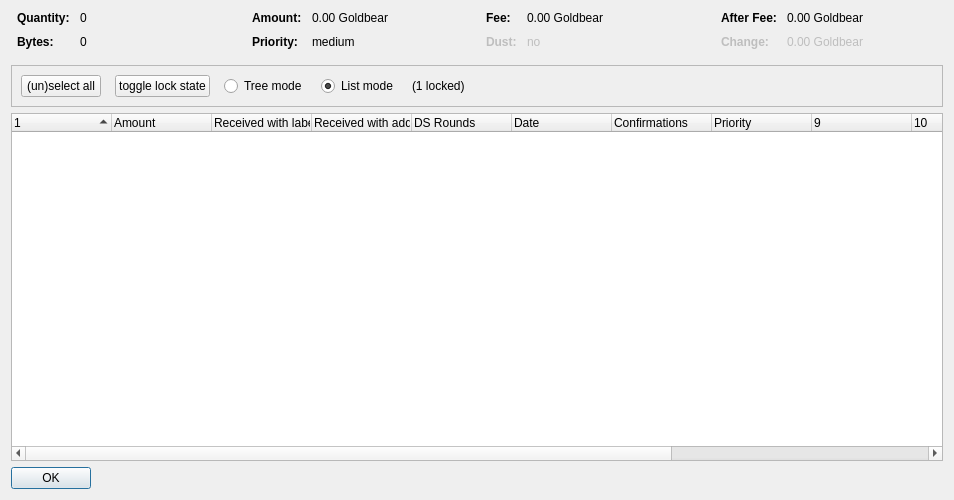
<?xml version="1.0" encoding="UTF-8"?>
<ui version="4.0">
 <class>CoinControlDialog</class>
 <widget class="QDialog" name="CoinControlDialog">
  <property name="geometry">
   <rect>
    <x>0</x>
    <y>0</y>
    <width>954</width>
    <height>500</height>
   </rect>
  </property>
  <property name="windowTitle">
   <string>Coin Selection</string>
  </property>
  <layout class="QVBoxLayout" name="verticalLayout">
   <item>
    <layout class="QHBoxLayout" name="horizontalLayoutTop" stretch="0,0,0,0">
     <property name="topMargin">
      <number>0</number>
     </property>
     <property name="bottomMargin">
      <number>10</number>
     </property>
     <item>
      <layout class="QFormLayout" name="formLayoutCoinControl1">
       <property name="horizontalSpacing">
        <number>10</number>
       </property>
       <property name="verticalSpacing">
        <number>10</number>
       </property>
       <property name="leftMargin">
        <number>6</number>
       </property>
       <property name="rightMargin">
        <number>6</number>
       </property>
       <item row="0" column="0">
        <widget class="QLabel" name="labelCoinControlQuantityText">
         <property name="font">
          <font>
           <weight>75</weight>
           <bold>true</bold>
          </font>
         </property>
         <property name="text">
          <string>Quantity:</string>
         </property>
        </widget>
       </item>
       <item row="0" column="1">
        <widget class="QLabel" name="labelCoinControlQuantity">
         <property name="cursor">
          <cursorShape>IBeamCursor</cursorShape>
         </property>
         <property name="contextMenuPolicy">
          <enum>Qt::ActionsContextMenu</enum>
         </property>
         <property name="text">
          <string notr="true">0</string>
         </property>
         <property name="textInteractionFlags">
          <set>Qt::LinksAccessibleByMouse|Qt::TextSelectableByKeyboard|Qt::TextSelectableByMouse</set>
         </property>
        </widget>
       </item>
       <item row="1" column="0">
        <widget class="QLabel" name="labelCoinControlBytesText">
         <property name="font">
          <font>
           <weight>75</weight>
           <bold>true</bold>
          </font>
         </property>
         <property name="text">
          <string>Bytes:</string>
         </property>
        </widget>
       </item>
       <item row="1" column="1">
        <widget class="QLabel" name="labelCoinControlBytes">
         <property name="cursor">
          <cursorShape>IBeamCursor</cursorShape>
         </property>
         <property name="contextMenuPolicy">
          <enum>Qt::ActionsContextMenu</enum>
         </property>
         <property name="text">
          <string notr="true">0</string>
         </property>
         <property name="textInteractionFlags">
          <set>Qt::LinksAccessibleByMouse|Qt::TextSelectableByKeyboard|Qt::TextSelectableByMouse</set>
         </property>
        </widget>
       </item>
      </layout>
     </item>
     <item>
      <layout class="QFormLayout" name="formLayoutCoinControl2">
       <property name="horizontalSpacing">
        <number>10</number>
       </property>
       <property name="verticalSpacing">
        <number>10</number>
       </property>
       <property name="leftMargin">
        <number>6</number>
       </property>
       <property name="rightMargin">
        <number>6</number>
       </property>
       <item row="0" column="0">
        <widget class="QLabel" name="labelCoinControlAmountText">
         <property name="font">
          <font>
           <weight>75</weight>
           <bold>true</bold>
          </font>
         </property>
         <property name="text">
          <string>Amount:</string>
         </property>
        </widget>
       </item>
       <item row="0" column="1">
        <widget class="QLabel" name="labelCoinControlAmount">
         <property name="cursor">
          <cursorShape>IBeamCursor</cursorShape>
         </property>
         <property name="contextMenuPolicy">
          <enum>Qt::ActionsContextMenu</enum>
         </property>
         <property name="text">
          <string notr="true">0.00 Goldbear</string>
         </property>
         <property name="textInteractionFlags">
          <set>Qt::LinksAccessibleByMouse|Qt::TextSelectableByKeyboard|Qt::TextSelectableByMouse</set>
         </property>
        </widget>
       </item>
       <item row="1" column="0">
        <widget class="QLabel" name="labelCoinControlPriorityText">
         <property name="font">
          <font>
           <weight>75</weight>
           <bold>true</bold>
          </font>
         </property>
         <property name="text">
          <string>Priority:</string>
         </property>
        </widget>
       </item>
       <item row="1" column="1">
        <widget class="QLabel" name="labelCoinControlPriority">
         <property name="cursor">
          <cursorShape>IBeamCursor</cursorShape>
         </property>
         <property name="contextMenuPolicy">
          <enum>Qt::ActionsContextMenu</enum>
         </property>
         <property name="text">
          <string>medium</string>
         </property>
         <property name="textInteractionFlags">
          <set>Qt::LinksAccessibleByMouse|Qt::TextSelectableByKeyboard|Qt::TextSelectableByMouse</set>
         </property>
        </widget>
       </item>
      </layout>
     </item>
     <item>
      <layout class="QFormLayout" name="formLayoutCoinControl3">
       <property name="horizontalSpacing">
        <number>10</number>
       </property>
       <property name="verticalSpacing">
        <number>10</number>
       </property>
       <property name="leftMargin">
        <number>6</number>
       </property>
       <property name="rightMargin">
        <number>6</number>
       </property>
       <item row="0" column="0">
        <widget class="QLabel" name="labelCoinControlFeeText">
         <property name="font">
          <font>
           <weight>75</weight>
           <bold>true</bold>
          </font>
         </property>
         <property name="text">
          <string>Fee:</string>
         </property>
        </widget>
       </item>
       <item row="0" column="1">
        <widget class="QLabel" name="labelCoinControlFee">
         <property name="cursor">
          <cursorShape>IBeamCursor</cursorShape>
         </property>
         <property name="contextMenuPolicy">
          <enum>Qt::ActionsContextMenu</enum>
         </property>
         <property name="text">
          <string notr="true">0.00 Goldbear</string>
         </property>
         <property name="textInteractionFlags">
          <set>Qt::LinksAccessibleByMouse|Qt::TextSelectableByKeyboard|Qt::TextSelectableByMouse</set>
         </property>
        </widget>
       </item>
       <item row="1" column="0">
        <widget class="QLabel" name="labelCoinControlLowOutputText">
         <property name="enabled">
          <bool>false</bool>
         </property>
         <property name="font">
          <font>
           <weight>75</weight>
           <bold>true</bold>
          </font>
         </property>
         <property name="text">
          <string>Dust:</string>
         </property>
        </widget>
       </item>
       <item row="1" column="1">
        <widget class="QLabel" name="labelCoinControlLowOutput">
         <property name="enabled">
          <bool>false</bool>
         </property>
         <property name="cursor">
          <cursorShape>IBeamCursor</cursorShape>
         </property>
         <property name="contextMenuPolicy">
          <enum>Qt::ActionsContextMenu</enum>
         </property>
         <property name="text">
          <string>no</string>
         </property>
         <property name="textInteractionFlags">
          <set>Qt::LinksAccessibleByMouse|Qt::TextSelectableByKeyboard|Qt::TextSelectableByMouse</set>
         </property>
        </widget>
       </item>
      </layout>
     </item>
     <item>
      <layout class="QFormLayout" name="formLayoutCoinControl4">
       <property name="horizontalSpacing">
        <number>10</number>
       </property>
       <property name="verticalSpacing">
        <number>10</number>
       </property>
       <property name="leftMargin">
        <number>6</number>
       </property>
       <property name="rightMargin">
        <number>6</number>
       </property>
       <item row="0" column="0">
        <widget class="QLabel" name="labelCoinControlAfterFeeText">
         <property name="font">
          <font>
           <weight>75</weight>
           <bold>true</bold>
          </font>
         </property>
         <property name="text">
          <string>After Fee:</string>
         </property>
        </widget>
       </item>
       <item row="0" column="1">
        <widget class="QLabel" name="labelCoinControlAfterFee">
         <property name="cursor">
          <cursorShape>IBeamCursor</cursorShape>
         </property>
         <property name="contextMenuPolicy">
          <enum>Qt::ActionsContextMenu</enum>
         </property>
         <property name="text">
          <string notr="true">0.00 Goldbear</string>
         </property>
         <property name="textInteractionFlags">
          <set>Qt::LinksAccessibleByMouse|Qt::TextSelectableByKeyboard|Qt::TextSelectableByMouse</set>
         </property>
        </widget>
       </item>
       <item row="1" column="0">
        <widget class="QLabel" name="labelCoinControlChangeText">
         <property name="enabled">
          <bool>false</bool>
         </property>
         <property name="font">
          <font>
           <weight>75</weight>
           <bold>true</bold>
          </font>
         </property>
         <property name="text">
          <string>Change:</string>
         </property>
        </widget>
       </item>
       <item row="1" column="1">
        <widget class="QLabel" name="labelCoinControlChange">
         <property name="enabled">
          <bool>false</bool>
         </property>
         <property name="cursor">
          <cursorShape>IBeamCursor</cursorShape>
         </property>
         <property name="contextMenuPolicy">
          <enum>Qt::ActionsContextMenu</enum>
         </property>
         <property name="text">
          <string notr="true">0.00 Goldbear</string>
         </property>
         <property name="textInteractionFlags">
          <set>Qt::LinksAccessibleByMouse|Qt::TextSelectableByKeyboard|Qt::TextSelectableByMouse</set>
         </property>
        </widget>
       </item>
      </layout>
     </item>
    </layout>
   </item>
   <item>
    <widget class="QFrame" name="frame">
     <property name="minimumSize">
      <size>
       <width>0</width>
       <height>40</height>
      </size>
     </property>
     <property name="frameShape">
      <enum>QFrame::StyledPanel</enum>
     </property>
     <property name="frameShadow">
      <enum>QFrame::Sunken</enum>
     </property>
     <layout class="QHBoxLayout" name="horizontalLayout">
      <item>
       <layout class="QHBoxLayout" name="horizontalLayoutPanel" stretch="0,0,0,0,0,0">
        <property name="spacing">
         <number>14</number>
        </property>
        <item>
         <widget class="QPushButton" name="pushButtonSelectAll">
          <property name="sizePolicy">
           <sizepolicy hsizetype="Maximum" vsizetype="Fixed">
            <horstretch>0</horstretch>
            <verstretch>0</verstretch>
           </sizepolicy>
          </property>
          <property name="text">
           <string>(un)select all</string>
          </property>
          <property name="autoDefault">
           <bool>false</bool>
          </property>
         </widget>
        </item>
        <item>
         <widget class="QPushButton" name="pushButtonToggleLock">
          <property name="sizePolicy">
           <sizepolicy hsizetype="Maximum" vsizetype="Fixed">
            <horstretch>0</horstretch>
            <verstretch>0</verstretch>
           </sizepolicy>
          </property>
          <property name="text">
           <string>toggle lock state</string>
          </property>
          <property name="autoDefault">
           <bool>false</bool>
          </property>
         </widget>
        </item>
        <item>
         <widget class="QRadioButton" name="radioTreeMode">
          <property name="sizePolicy">
           <sizepolicy hsizetype="Maximum" vsizetype="Fixed">
            <horstretch>0</horstretch>
            <verstretch>0</verstretch>
           </sizepolicy>
          </property>
          <property name="text">
           <string>Tree mode</string>
          </property>
         </widget>
        </item>
        <item>
         <widget class="QRadioButton" name="radioListMode">
          <property name="sizePolicy">
           <sizepolicy hsizetype="Maximum" vsizetype="Fixed">
            <horstretch>0</horstretch>
            <verstretch>0</verstretch>
           </sizepolicy>
          </property>
          <property name="text">
           <string>List mode</string>
          </property>
          <property name="checked">
           <bool>true</bool>
          </property>
         </widget>
        </item>
        <item>
         <widget class="QLabel" name="labelLocked">
          <property name="text">
           <string>(1 locked)</string>
          </property>
         </widget>
        </item>
        <item>
         <spacer name="horizontalSpacer">
          <property name="orientation">
           <enum>Qt::Horizontal</enum>
          </property>
          <property name="sizeHint" stdset="0">
           <size>
            <width>40</width>
            <height>20</height>
           </size>
          </property>
         </spacer>
        </item>
       </layout>
      </item>
     </layout>
    </widget>
   </item>
   <item>
    <widget class="CoinControlTreeWidget" name="treeWidget">
     <property name="contextMenuPolicy">
      <enum>Qt::CustomContextMenu</enum>
     </property>
     <property name="sortingEnabled">
      <bool>false</bool>
     </property>
     <property name="columnCount">
      <number>13</number>
     </property>
     <attribute name="headerShowSortIndicator" stdset="0">
      <bool>true</bool>
     </attribute>
     <attribute name="headerStretchLastSection">
      <bool>false</bool>
     </attribute>
     <column>
      <property name="text">
       <string/>
      </property>
     </column>
     <column>
      <property name="text">
       <string>Amount</string>
      </property>
     </column>
     <column>
      <property name="text">
       <string>Received with label</string>
      </property>
     </column>
     <column>
      <property name="text">
       <string>Received with address</string>
      </property>
     </column>
     <column>
      <property name="text">
       <string>DS Rounds</string>
      </property>
     </column>
     <column>
      <property name="text">
       <string>Date</string>
      </property>
     </column>
     <column>
      <property name="text">
       <string>Confirmations</string>
      </property>
      <property name="toolTip">
       <string>Confirmed</string>
      </property>
     </column>
     <column>
      <property name="text">
       <string>Priority</string>
      </property>
     </column>
     <column>
      <property name="text">
       <string/>
      </property>
     </column>
     <column>
      <property name="text">
       <string/>
      </property>
     </column>
     <column>
      <property name="text">
       <string/>
      </property>
     </column>
     <column>
      <property name="text">
       <string/>
      </property>
     </column>
     <column>
      <property name="text">
       <string/>
      </property>
     </column>
    </widget>
   </item>
   <item>
    <widget class="QDialogButtonBox" name="buttonBox">
     <property name="sizePolicy">
      <sizepolicy hsizetype="Maximum" vsizetype="Fixed">
       <horstretch>0</horstretch>
       <verstretch>0</verstretch>
      </sizepolicy>
     </property>
     <property name="orientation">
      <enum>Qt::Horizontal</enum>
     </property>
     <property name="standardButtons">
      <set>QDialogButtonBox::Ok</set>
     </property>
    </widget>
   </item>
  </layout>
 </widget>
 <customwidgets>
  <customwidget>
   <class>CoinControlTreeWidget</class>
   <extends>QTreeWidget</extends>
   <header>coincontroltreewidget.h</header>
  </customwidget>
 </customwidgets>
 <resources/>
 <connections/>
</ui>
